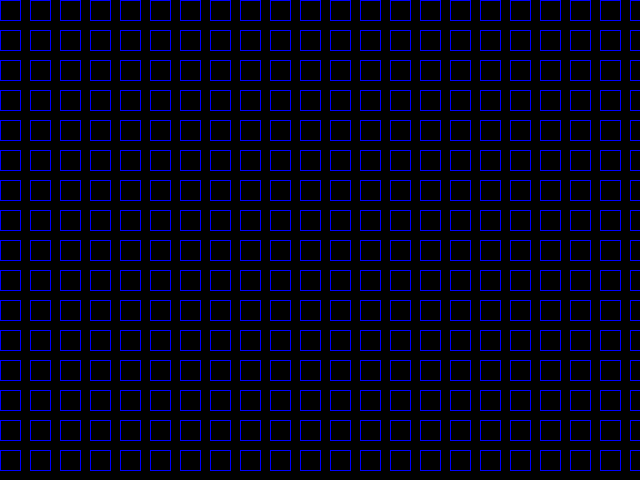
Frame 1 (no input)
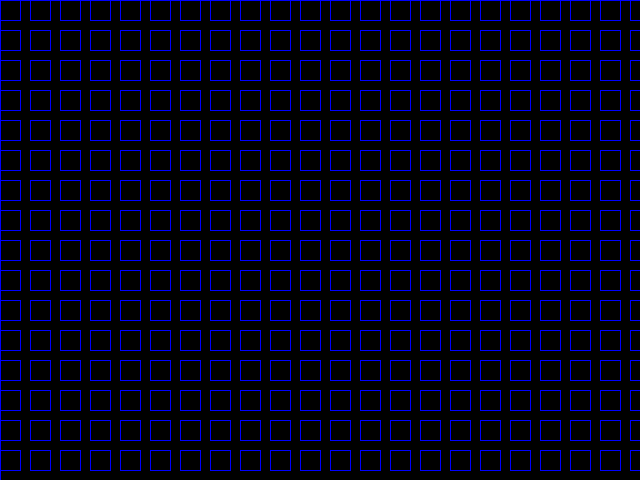
Frame 60 (the mouse pressed at the canvas centre just before this capture)
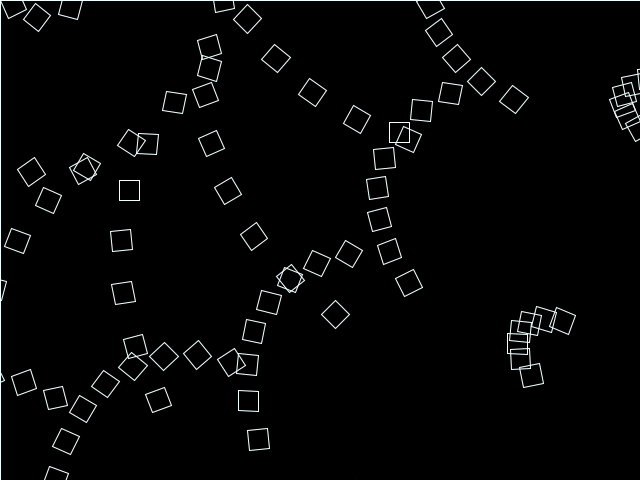
Frame 120 (the mouse held since frame 60 and released just before this capture)

The Processing sketch that drew these frames (run headless with seeded random() and noise(); from frame 60 on, the mouse is pressed at the canvas centre):

// Processing sketch: processing_3048
// ── processing_3048.pde

void setup(){
  size(640,480);
  noStroke();
  smooth();
  background(0);
}

void draw(){
  veil();
  squares();
}


void squares(){
  float cuad=mouseX;
  float tam=20;
    for(int x=0; x<640; x+=30){
    for(int y=0; y<480; y+=30){
      noFill();
      stroke(mouseY,mouseX,255);
      rotate(cuad);
      rect(x,y,tam,tam);
    }
  }
}

void veil(){
  pushMatrix();
  fill(0,220);
  rect(0,0,640,480);
  popMatrix();
}
